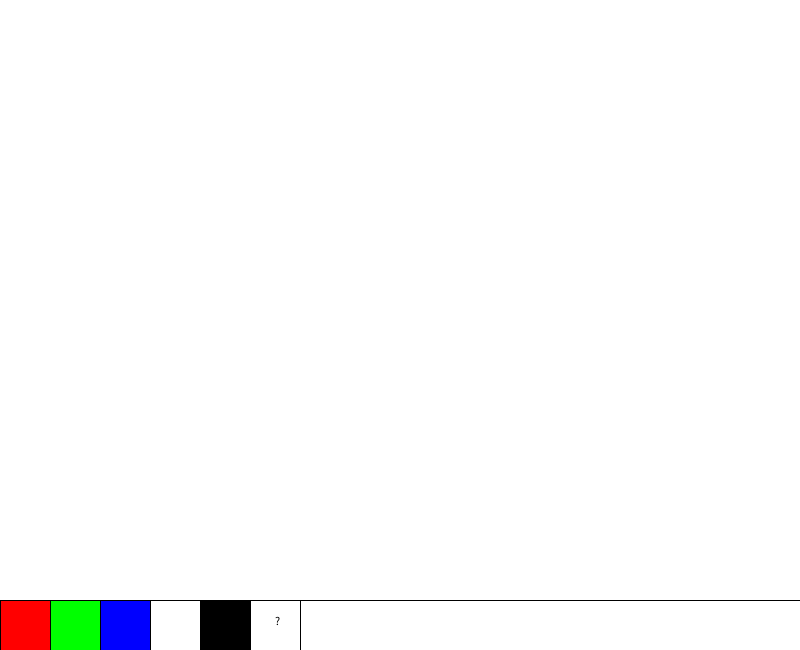
Frame 1 (no input)
Frame 60 (the mouse pressed at the canvas centre just before this capture): identical to frame 1, image omitted
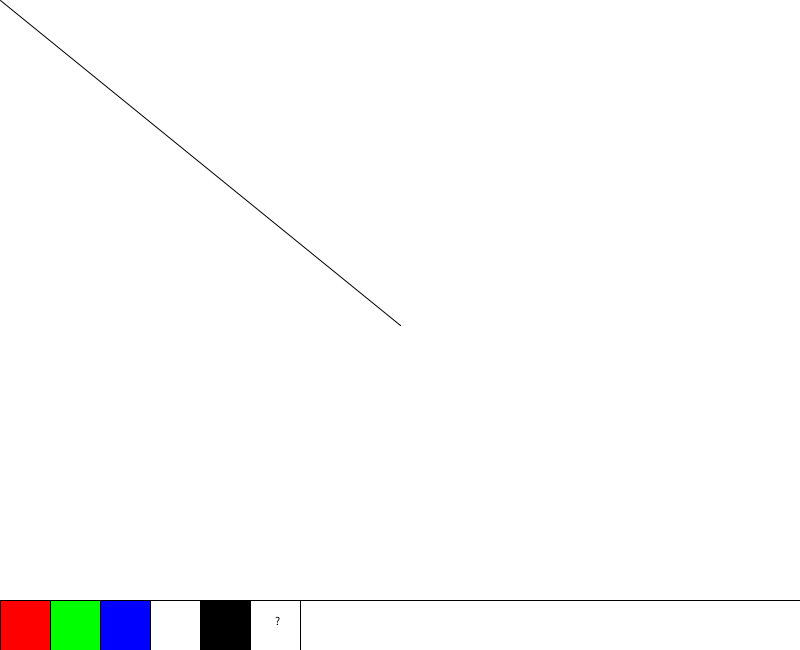
Frame 120 (the mouse held since frame 60 and released just before this capture)

The Processing sketch that drew these frames (run headless with seeded random() and noise(); from frame 60 on, the mouse is pressed at the canvas centre):

// Processing sketch: FinalProject
// ── FinalProject.pde
//Glbal Variable//
float r = 0;
float g = 0;
float b = 0;
//
void setup() {
  size(800, 650);
  background(255);
}

void draw(){
  stroke(r,g,b);
  if(mousePressed){
    line(pmouseX,pmouseY,mouseX,mouseY);
  }
  
  line(0,height-50,width,height-50);
  fill(255,0,0);
  rect(0,height-50,50,50);
  fill(0,255,0);
  rect(50,height-50,50,50);
  fill(0,0,255);
  rect(100,height-50,50,50);
  fill(255);
  rect(150,height-50,50,50);
  fill(0);
  rect(200,height-50,50,50);
  fill(255);
  rect(250,height-50,50,50);
  fill(0);
  text("?",275,height-25);
  
  if(mousePressed&&mouseX<50&&mouseY>height-50){
    r = 255; g = 0; b = 0;
  }
}
